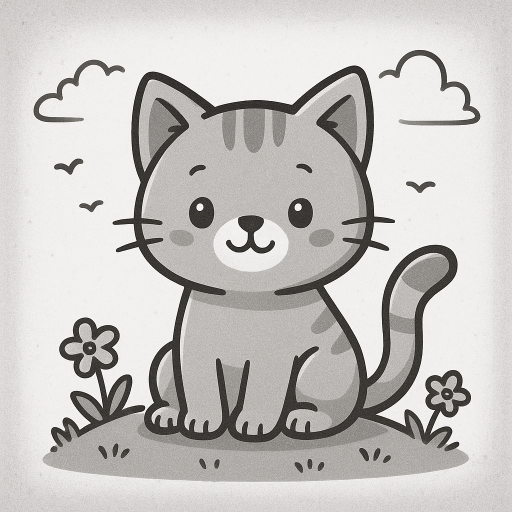
#> input picture starting_image.png, 1024 x 1024 px (shown at 1/2 size)
$ jupyter execute Bootcamp_coding_project_ND.ipynb
#> lines starting #> are read from the running program, lines starting #| are printed output that depends on the picture; long printed decimals are rounded
MIPS Computer Literacy Bootcamp: Coding Project

[cell 1]
# ChatGPT was used to assist in generating this code
# Import required libraries
import numpy as np
import matplotlib.pyplot as plt
from scipy.ndimage import gaussian_filter  # scipy.ndimage for image processing
from scipy.stats import ks_2samp
from PIL import Image   # For image processing
import cv2  # For resizing

# Step 1: Load the 500x500 8-bit greyscale image
img_path = "./starting_image.png"
original_img = Image.open(img_path).convert("L")  # 'L' mode = greyscale (8-bit) - safe way to ensure image is in the correct mode for greyscale processing
original_array = np.array(original_img)           # np.array() converts the image into a 2D NumPy array where each pixel becomes a number (0-255 in greyscale)

# Step 2: Apply Gaussian Blur to the image and show comparison with original image
# You can tweak the sigma value for stronger or weaker blurring - higher = more blur
blurred_array = gaussian_filter(original_array, sigma=5)
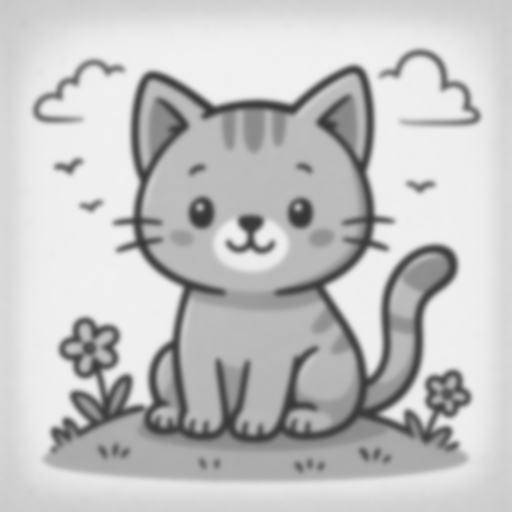
#> blurred_array: shape (1024, 1024) (shown at 1/2 size); min 54, max 240, mean 194.8

plt.figure(figsize=(10, 5))  # Adjust size as needed

# Original Image
plt.subplot(1, 2, 1)    # 1 row, 2 columns, first image
plt.imshow(original_array, cmap='gray')   # cmap='gray' tells matplotlib to display the image in greyscale
plt.title('Original Image')
plt.axis('off')

# Blurred Image
plt.subplot(1, 2, 2)    # 1 row, 2 columns, second image - results in side by side image display
plt.imshow(blurred_array, cmap='gray')
plt.title('Blurred Image')
plt.axis('off')

plt.show()  # Prints image comparison
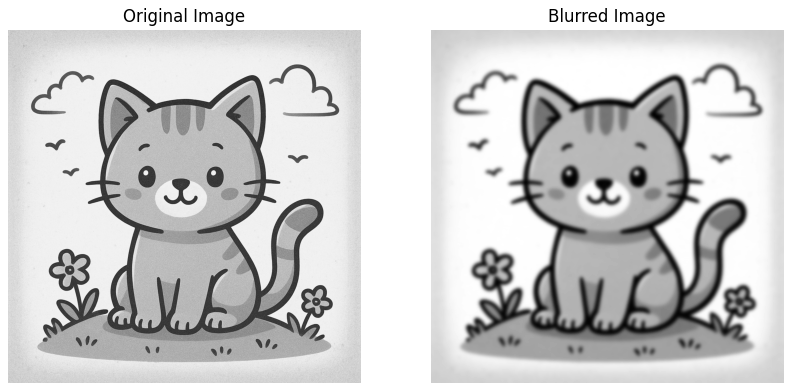
#> figure drawn by matplotlib, 2 panels

# Step 3: Plot histograms of original and blurred images
plt.figure(figsize=(10, 6))
plt.hist(original_array.flatten(), bins=256, range=(0, 255), color="orange", alpha=0.5, label='Original')   # .flatten() converts a multi-dimensional array into a 1D array
plt.hist(blurred_array.flatten(), bins=256, range=(0, 255), color="skyblue", alpha=0.5, label='Blurred')    # alpha is opacity
plt.title("Greyscale Histogram Comparison")
plt.xlabel("Pixel Intensity")
plt.ylabel("Frequency")
plt.legend()
plt.savefig("histogram_comparison.png")
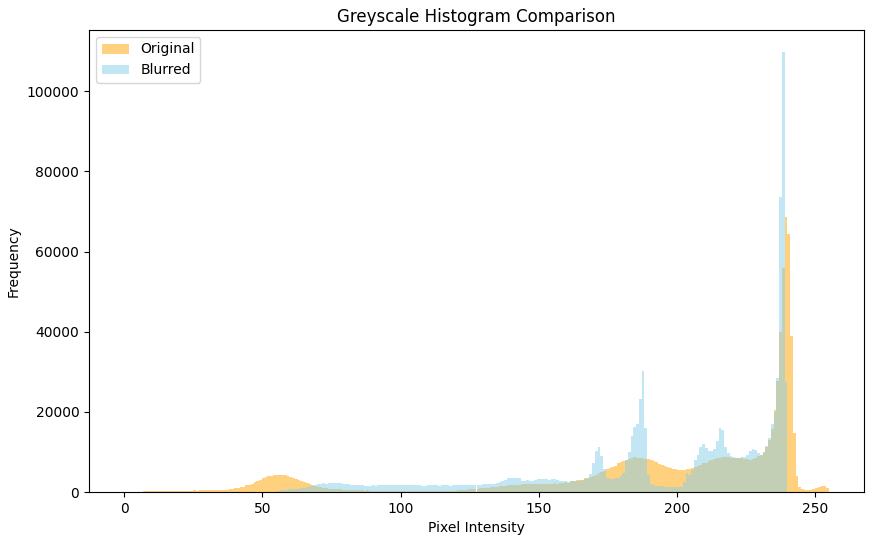
#> figure drawn by matplotlib, 1 panel; tallest bar 68685 high, from x = 239.1 to 240.1; tallest bar 109782 high, from x = 238.1 to 239.1
plt.show()  # Prints histogram

# Step 4: Statistical comparison using SciPy (Kolmogorov-Smirnov (KS) test)
# The KS test compares two independent data distributions and often used to compare histograms or pixel values
statistic, p_value = ks_2samp(original_array.flatten(), blurred_array.flatten())
#> statistic = 0.165; p_value = 0
print("KS Statistic:", statistic)   # KS statistic gives a number between 0 and 1; closer to 1 means the distributions are more different
#| KS Statistic: 0.1653
print(f"P-value: {p_value:.2e}")    # scientific notation
#| P-value: 0.00e+00
if p_value < 0.05:
    print("Result: There is a statistically significant difference between the original and blurred image histograms.")
else:
    print("Result: There is no statistically significant difference between the original and blurred image histograms.")

# Step 5: Save the blurred image as PNG
blurred_img = Image.fromarray(blurred_array.astype(np.uint8))
# .astype(np.uint8) ensures data is in a valid format for image creation; converts data type of blurred_array to uint8 (unsigned 8-bit integer) meaning values ranging from 0 to 255 (greyscale)
blurred_img.save("blurred_image.png")

# Step 6: Downscale to 250x250 and save
downscaled_array = cv2.resize(blurred_array, (250, 250), interpolation=cv2.INTER_AREA)  # cv2.INTER_AREA is an OpenCV interpolation method best for shrinking images/downscaling
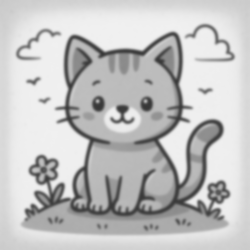
#> downscaled_array: shape (250, 250); min 55, max 240, mean 194.8
downscaled_img = Image.fromarray(downscaled_array.astype(np.uint8))
downscaled_img.save("blurred_downscaled_250x250.png")

# All done! Outputs are saved in your bootcamp_project_ND folder. :)
